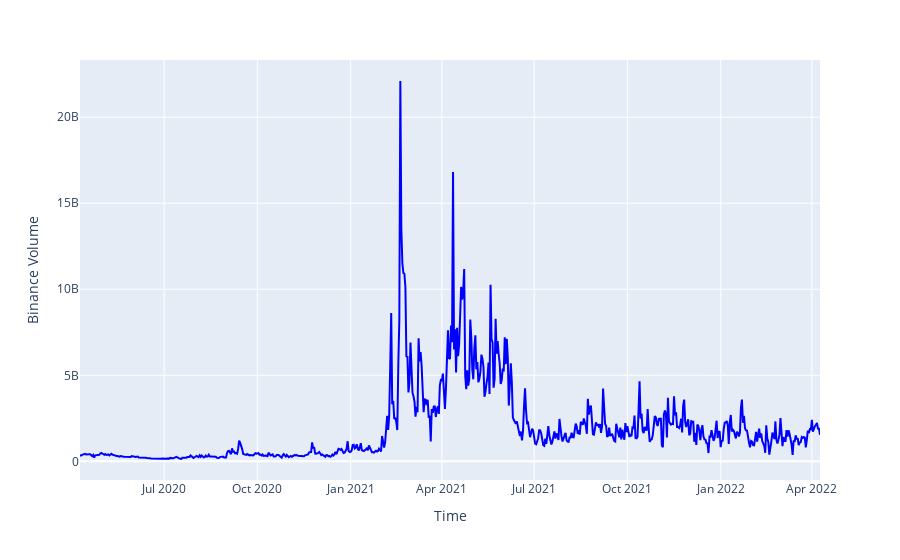

The notebook cell this image was saved under:
### Code cell
bnbvolgraph = bnb_vol_df.reset_index()
px.line(data_frame=bnbvolgraph,x = 'Time',y = 'Binance Volume',color_discrete_sequence = ['blue'])

### Figure 1 — Plotly figure (JSON) as saved in the notebook; plotly's stock layout.template omitted (floating-point values rounded to 4 significant figures; data arrays with more than 128 entries replaced by an {"elided": "..."} marker saying what was removed)
{"data": [{"hovertemplate": "Time=%{x}<br>Binance Volume=%{y}<extra></extra>", "legendgroup": "", "line": {"color": "blue", "dash": "solid"}, "marker": {"symbol": "circle"}, "mode": "lines", "name": "", "orientation": "v", "showlegend": false, "type": "scatter", "x": {"elided": "731 str values"}, "xaxis": "x", "y": {"elided": "731 float values"}, "yaxis": "y"}], "layout": {"legend": {"tracegroupgap": 0}, "margin": {"t": 60}, "xaxis": {"anchor": "y", "domain": [0, 1], "title": {"text": "Time"}}, "yaxis": {"anchor": "x", "domain": [0, 1], "title": {"text": "Binance Volume"}}}}
